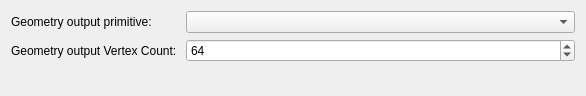
<?xml version="1.0" encoding="UTF-8"?>
<ui version="4.0">
 <class>PrimitivesDialog</class>
 <widget class="QDialog" name="PrimitivesDialog">
  <property name="geometry">
   <rect>
    <x>0</x>
    <y>0</y>
    <width>586</width>
    <height>96</height>
   </rect>
  </property>
  <property name="windowTitle">
   <string>Choose the default primitive</string>
  </property>
  <layout class="QFormLayout" name="formLayout">
   <property name="fieldGrowthPolicy">
    <enum>QFormLayout::AllNonFixedFieldsGrow</enum>
   </property>
   <item row="1" column="0">
    <widget class="QLabel" name="label">
     <property name="text">
      <string>Geometry output primitive:</string>
     </property>
    </widget>
   </item>
   <item row="1" column="1">
    <widget class="QComboBox" name="comboBoxOutput"/>
   </item>
   <item row="2" column="0">
    <widget class="QLabel" name="label_3">
     <property name="text">
      <string>Geometry output Vertex Count: </string>
     </property>
    </widget>
   </item>
   <item row="2" column="1">
    <widget class="QSpinBox" name="vertexCount">
     <property name="value">
      <number>64</number>
     </property>
    </widget>
   </item>
  </layout>
 </widget>
 <resources/>
 <connections/>
</ui>
